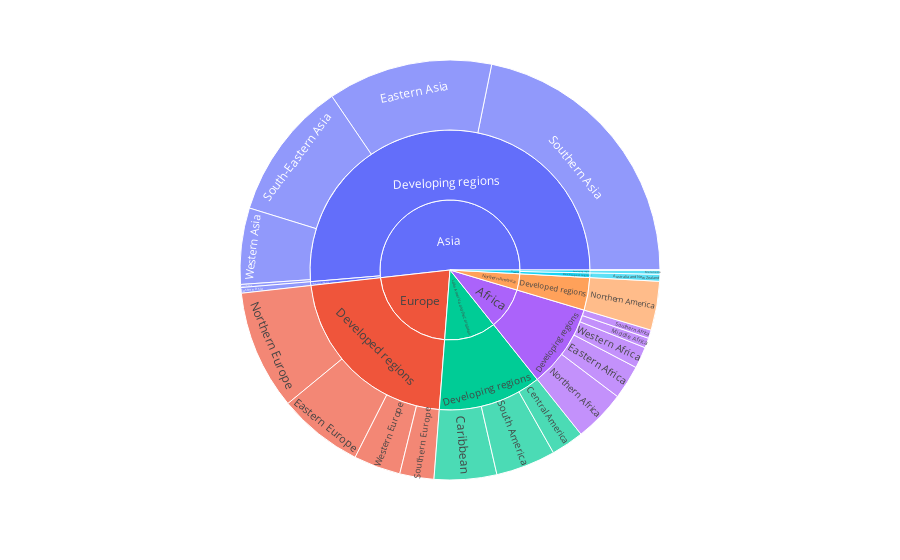

This figure's notebook cell:
### Code cell
px.sunburst(
    data_frame =df,
    path=['Continent','Status','Region'],
    values = 'Total',
    names = df.index ,
)

### Figure 1 — Plotly figure (JSON) as saved in the notebook; plotly's stock layout.template omitted (floating-point values rounded to 4 significant figures)
{"data": [{"branchvalues": "total", "domain": {"x": [0, 1], "y": [0, 1]}, "hovertemplate": "labels=%{label}<br>Total=%{value}<br>parent=%{parent}<br>id=%{id}<extra></extra>", "ids": ["Oceania/Developed regions/Australia and New Zealand", "Latin America and the Caribbean/Developing regions/Caribbean", "Latin America and the Caribbean/Developing regions/Central America", "Asia/Developing regions/Central Asia", "Africa/Developing regions/Eastern Africa", "Asia/Developed regions/Eastern Asia", "Asia/Developing regions/Eastern Asia", "Europe/Developed regions/Eastern Europe", "Oceania/Developing regions/Melanesia", "Oceania/Developing regions/Micronesia", "Africa/Developing regions/Middle Africa", "Africa/Developing regions/Northern Africa", "Northern America/Developed regions/Northern America", "Europe/Developed regions/Northern Europe", "Oceania/Developing regions/Polynesia", "Latin America and the Caribbean/Developing regions/South America", "Asia/Developing regions/South-Eastern Asia", "Africa/Developing regions/Southern Africa", "Asia/Developing regions/Southern Asia", "Europe/Developed regions/Southern Europe", "Africa/Developing regions/Western Africa", "Asia/Developing regions/Western Asia", "Europe/Developed regions/Western Europe", "Asia/Developed regions", "Europe/Developed regions", "Northern America/Developed regions", "Oceania/Developed regions", "Africa/Developing regions", "Asia/Developing regions", "Latin America and the Caribbean/Developing regions", "Oceania/Developing regions", "Africa", "Asia", "Europe", "Latin America and the Caribbean", "Northern America", "Oceania"], "labels": ["Australia and New Zealand", "Caribbean", "Central America", "Central Asia", "Eastern Africa", "Eastern Asia", "Eastern Asia", "Eastern Europe", "Melanesia", "Micronesia", "Middle Africa", "Northern Africa", "Northern America", "Northern Europe", "Polynesia", "South America", "South-Eastern Asia", "Southern Africa", "Southern Asia", "Southern Europe", "Western Africa", "Western Asia", "Western Europe", "Developed regions", "Developed regions", "Developed regions", "Developed regions", "Developing regions", "Developing regions", "Developing regions", "Developing regions", "Africa", "Asia", "Europe", "Latin America and the Caribbean", "Northern America", "Oceania"], "name": "", "parents": ["Oceania/Developed regions", "Latin America and the Caribbean/Developing regions", "Latin America and the Caribbean/Developing regions", "Asia/Developing regions", "Africa/Developing regions", "Asia/Developed regions", "Asia/Developing regions", "Europe/Developed regions", "Oceania/Developing regions", "Oceania/Developing regions", "Africa/Developing regions", "Africa/Developing regions", "Northern America/Developed regions", "Europe/Developed regions", "Oceania/Developing regions", "Latin America and the Caribbean/Developing regions", "Asia/Developing regions", "Africa/Developing regions", "Asia/Developing regions", "Europe/Developed regions", "Africa/Developing regions", "Asia/Developing regions", "Europe/Developed regions", "Asia", "Europe", "Northern America", "Oceania", "Africa", "Asia", "Latin America and the Caribbean", "Oceania", "", "", "", "", "", ""], "type": "sunburst", "values": [34215, 308253, 161653, 15024, 167389, 27707, 813494, 421223, 20689, 36, 48628, 255451, 241142, 589584, 234, 295242, 687329, 41579, 1398120, 168544, 105901, 376120, 231596, 27707, 1410947, 241142, 34215, 618948, 3290087, 765148, 20959, 618948, 3317794, 1410947, 765148, 241142, 55174]}], "layout": {"legend": {"tracegroupgap": 0}, "margin": {"t": 60}}}
